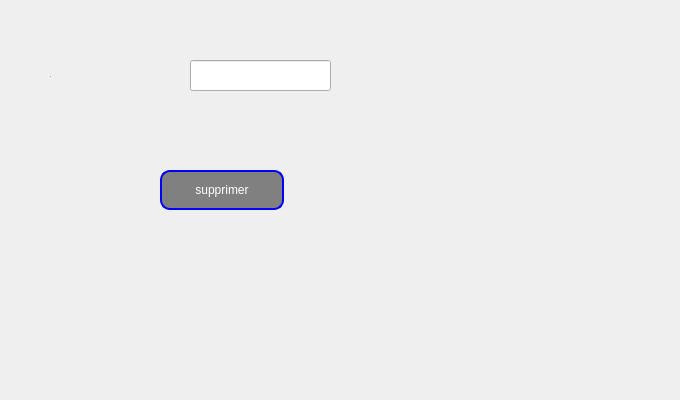
     <widget class="QWidget" name="tab_6">
      <attribute name="title">
       <string>Supprimer</string>
      </attribute>
      <widget class="QLineEdit" name="lineEdit_7">
       <property name="geometry">
        <rect>
         <x>190</x>
         <y>60</y>
         <width>141</width>
         <height>31</height>
        </rect>
       </property>
       <property name="styleSheet">
        <string notr="true">QLineEdit
{
    border-color: blue

    
}

</string>
       </property>
      </widget>
      <widget class="QLabel" name="label_3">
       <property name="geometry">
        <rect>
         <x>50</x>
         <y>70</y>
         <width>47</width>
         <height>13</height>
        </rect>
       </property>
       <property name="font">
        <font>
         <pointsize>-1</pointsize>
        </font>
       </property>
       <property name="text">
        <string>ID</string>
       </property>
      </widget>
      <widget class="QPushButton" name="Button_supprimer">
       <property name="geometry">
        <rect>
         <x>160</x>
         <y>170</y>
         <width>124</width>
         <height>40</height>
        </rect>
       </property>
       <property name="styleSheet">
        <string notr="true">QPushButton {
color: white;
  background: gray;

border-width: 2px;
border-color: blue;
border-style: solid;
border-radius: 10;
padding: 3px;
font-size: 12px;
padding-left: 5px;
padding-right: 5px;
min-width: 110px;
max-width: 110px;
min-height: 30px;
max-height: 30px;
}</string>
       </property>
       <property name="text">
        <string>supprimer</string>
       </property>
       <property name="iconSize">
        <size>
         <width>25</width>
         <height>25</height>
        </size>
       </property>
      </widget>
      <widget class="QLabel" name="label_160">
       <property name="geometry">
        <rect>
         <x>0</x>
         <y>0</y>
         <width>671</width>
         <height>391</height>
        </rect>
       </property>
       <property name="text">
        <string/>
       </property>
       <property name="pixmap">
        <pixmap>../../Desktop/qt/ok.jpg</pixmap>
       </property>
       <property name="scaledContents">
        <bool>true</bool>
       </property>
      </widget>
      <zorder>label_160</zorder>
      <zorder>lineEdit_7</zorder>
      <zorder>label_3</zorder>
      <zorder>Button_supprimer</zorder>
     </widget>
